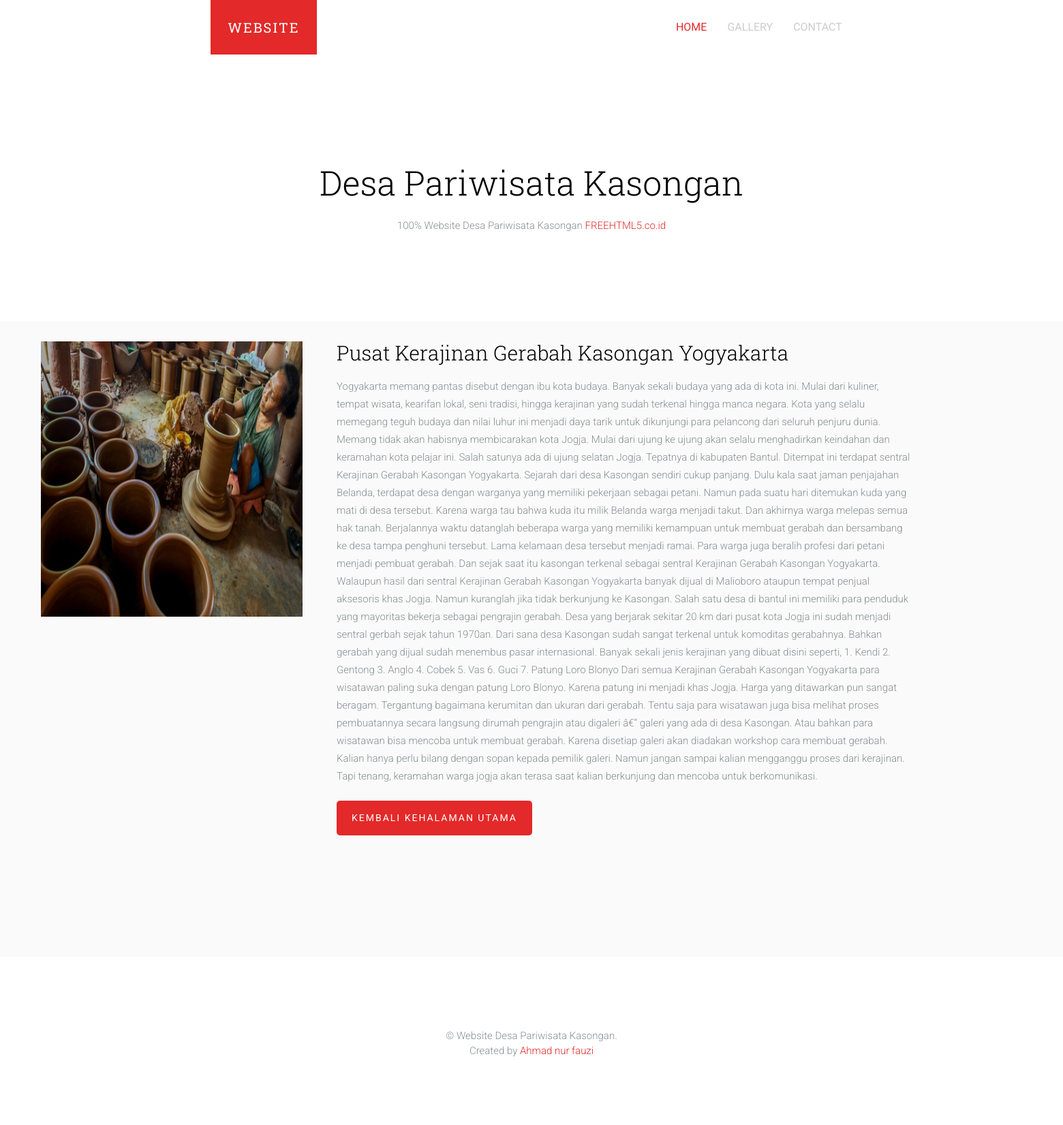
Screenshot of /detail.php?id=3 with the database file from the repository.
### tables this page shows
CREATE TABLE `datakasongan` (
  `id` int(11) NOT NULL,
  `file` varchar(200) NOT NULL,
  `judul` text NOT NULL,
  `penjelasan` text NOT NULL,
  `detail` text NOT NULL
);

### detail.php (the view, shortened to what this page needs)
<!DOCTYPE html>
			  <?php
                    include('koneksi.php');
                    ?>
 <html class="no-js">
	<head>
	<link rel="stylesheet" href="css/animate.css">
	<link rel="stylesheet" href="css/icomoon.css">
	<link rel="stylesheet" href="css/simple-line-icons.css">
	<link rel="stylesheet" href="css/style.css">
	</head>
	<body>
<header id="fh5co-header" role="banner">
		<nav class="navbar navbar-default" role="navigation">
			<div class="container">
				<div class="row">
					<div class="col-md-10 col-md-offset-1">
						<div class="navbar-header">
						<a class="navbar-brand">Website</a>
						</div>
				<div id="fh5co-navbar" class="navbar-collapse collapse">
							<ul class="nav navbar-nav navbar-right">
							<li class="active"><a href="index.php"><span>Home <span class="border"></span></span></a></li>
								<li><a href="Gallery.php"><span>Gallery<span class="border"></span></span></a></li>
								<li><a href="Contact.php"><span>Contact<span class="border"></span></span></a></li>
							</ul>
						</div>
					</div>
				</div>
			</div>
		</nav>
	</header>
	<div id="fh5co-main">
		<div class="fh5co-intro text-center">
			<div class="container">
				<div class="row">
					<div class="col-md-8 col-md-offset-2">
						<h1 class="intro-lead">Desa Pariwisata Kasongan </h1>
						<p class="">100% Website Desa Pariwisata Kasongan <a target="_blank">FREEHTML5.co.id</a></p>
					</div>
				</div>
			</div>
		</div>
		<div id="fh5co-portfolio">
			<div class="fh5co-portfolio-item ">
                  <?php
    $id=isset($_GET['id'])?$_GET['id']:'';
    $ambildata= mysqli_query($koneksi,"select * from datakasongan where id ='$id'");
    $dtpost= mysqli_fetch_array($ambildata);
?>
			<img src="admin/uploads/<?php echo $dtpost ['file']; ?>" alt="" width="384px" height="404px">
						<div class="col-md-9">
						<div id="fh5co-content">
			<div class="container">
				<div class="row">
							<div class="col-md-9">
								<h2><?php echo $dtpost['judul']; ?></h2>
					<p><?php echo $dtpost['penjelasan']; ?>
							<?php echo $dtpost['detail']; ?></p>
							<p><a href="index.php" class="btn btn-primary">Kembali kehalaman utama</a></p>
							</div>
						</div>
					</div>
				</div>
			</div>
		</div>
				</div>
			</div>
	<footer id="fh5co-footer">
		<div class="container">
			<div class="row">
				<div class="col-md-10 col-md-offset-1 text-center">
					<p>&copy; Website Desa Pariwisata Kasongan. <br>Created by <a  target="_blank">Ahmad nur fauzi</a></p>
				</div>
			</div>
		</div>
	</footer>
	</body>
</html>

### rows the page displays
datakasongan: file (picture), judul "Pusat Kerajinan Gerabah Kasongan Yogyakarta", penjelasan "Yogyakarta memang pantas disebut dengan ibu kota budaya. Banyak sekali budaya yang ada di kota ini. Mulai dari kuliner, tempat wisata, kearifan lokal, seni tradisi, hingga kerajinan yang sudah terkenal hingga manca negara.", detail "Kota yang selalu memegang teguh budaya dan nilai luhur ini menjadi daya tarik untuk dikunjungi para pelancong dari seluruh penjuru dunia. Memang tidak akan habisnya membicarakan kota Jogja. Mulai dari ujung ke ujung akan selalu menghadirkan keindahan dan keramahan kota pelajar ini. Salah satunya ada di ujung selatan Jogja. Tepatnya di kabupaten Bantul. Ditempat ini terdapat sentral Kerajinan Gerabah Kasongan Yogyakarta. Sejarah dari desa Kasongan sendiri cukup panjang. Dulu kala saat jaman penjajahan Belanda, terdapat desa dengan warganya yang memiliki pekerjaan sebagai petani. Namun pada suatu hari ditemukan kuda yang mati di desa tersebut. Karena warga tau bahwa kuda itu milik Belanda…"
